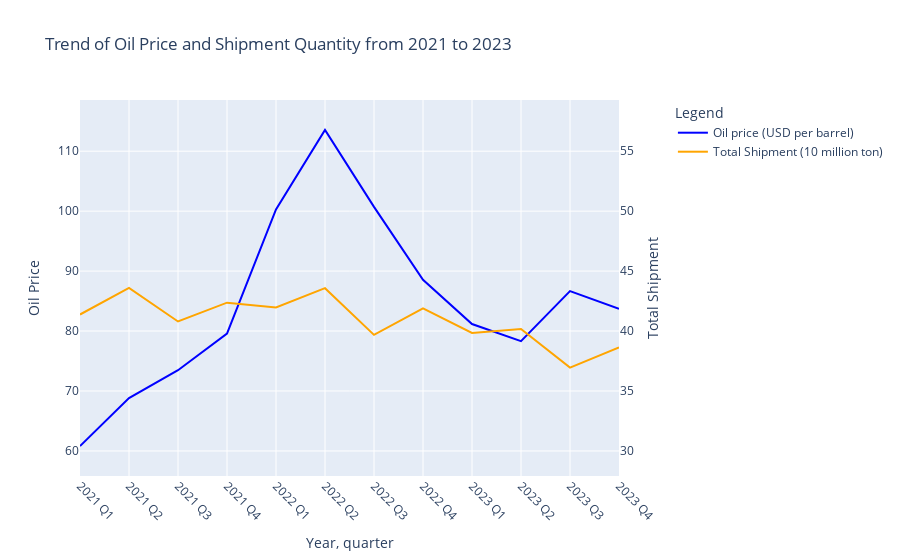

Notebook code cell kept with this figure:
### Markdown cell above
Create line graphs to see the trend of oil price and total shipment over time.

### Code cell
# Create line graph for visualize the trend of oil price and total shipment per quarter between 2021 and 2023

# Create figure
fig = go.Figure()

# Add Oil Price visualization on primary y-axis
fig.add_trace(go.Scatter(
    x = df['Quarter'],
    y = df['Price'],
    name = 'Oil price (USD per barrel)',
    line = dict(color = 'blue', dash = 'solid'),
    mode = 'lines',
    yaxis = 'y1' # Link the data to primary y-axis (y1)
))

# Add Total Shipment visualization
fig.add_trace(go.Scatter(
    x = df['Quarter'],
    y = df['Total Shipment'],
    name = 'Total Shipment (10 million ton)',
    line = dict(color = 'orange', dash = 'solid'),
    mode = 'lines',
    yaxis = 'y2' # Link to the secondary y-axis (y2)
))


# Define the y-axis ranges based on dataframe
y1_min = df['Price'].min() - 5
y1_max = df['Price'].max() + 5

# Make sure the secondary y-axis is proportionate to primary y-axis
y2_min = (y1_min / 2)                       
y2_max = (y1_max / 2)


# Set up the graph layout with dual y-axes
fig.update_layout(
    title = 'Trend of Oil Price and Shipment Quantity from 2021 to 2023',
    xaxis = dict(
        title = 'Year, quarter',
        showgrid = True,
        tickangle = 45
    ),
    yaxis = dict(
        title = 'Oil Price',
        showgrid = True,
        range = [y1_min, y1_max]
    ),
    yaxis2 = dict(
        title = 'Total Shipment',
        overlaying = 'y',  # Overlay it on the primary y-axis
        side = 'right',    # Place it on the rightside of the graph
        showgrid = False,  # Hide grid to avoid clash with primary y-axis
        range = [y2_min, y2_max]
    ),
    legend_title_text = 'Legend',
    legend = dict(
        x = 1.1,           # Move legend outside to the right
        y = 1,             # Align legend to the top
        xanchor = 'left',  # Position the legend starting from the left
        yanchor = 'top',   # Align it with the top of the graph
        orientation = 'v'  # Set legend vertically
    ),
    hovermode = 'x unified'
)

fig.show()

### Figure 1 — Plotly figure (JSON) as saved in the notebook; plotly's stock layout.template omitted (floating-point values rounded to 4 significant figures)
{"data": [{"line": {"color": "blue", "dash": "solid"}, "mode": "lines", "name": "Oil price (USD per barrel)", "type": "scatter", "x": ["2021 Q1", "2021 Q2", "2021 Q3", "2021 Q4", "2022 Q1", "2022 Q2", "2022 Q3", "2022 Q4", "2023 Q1", "2023 Q2", "2023 Q3", "2023 Q4"], "y": [60.82, 68.83, 73.47, 79.59, 100.3, 113.5, 100.7, 88.56, 81.17, 78.32, 86.66, 83.72], "yaxis": "y"}, {"line": {"color": "orange", "dash": "solid"}, "mode": "lines", "name": "Total Shipment (10 million ton)", "type": "scatter", "x": ["2021 Q1", "2021 Q2", "2021 Q3", "2021 Q4", "2022 Q1", "2022 Q2", "2022 Q3", "2022 Q4", "2023 Q1", "2023 Q2", "2023 Q3", "2023 Q4"], "y": [41.38, 43.59, 40.8, 42.37, 41.96, 43.58, 39.68, 41.89, 39.84, 40.17, 36.95, 38.62], "yaxis": "y2"}], "layout": {"hovermode": "x unified", "legend": {"orientation": "v", "title": {"text": "Legend"}, "x": 1.1, "xanchor": "left", "y": 1, "yanchor": "top"}, "title": {"text": "Trend of Oil Price and Shipment Quantity from 2021 to 2023"}, "xaxis": {"showgrid": true, "tickangle": 45, "title": {"text": "Year, quarter"}}, "yaxis": {"range": [55.82, 118.5], "showgrid": true, "title": {"text": "Oil Price"}}, "yaxis2": {"overlaying": "y", "range": [27.91, 59.27], "showgrid": false, "side": "right", "title": {"text": "Total Shipment"}}}}
